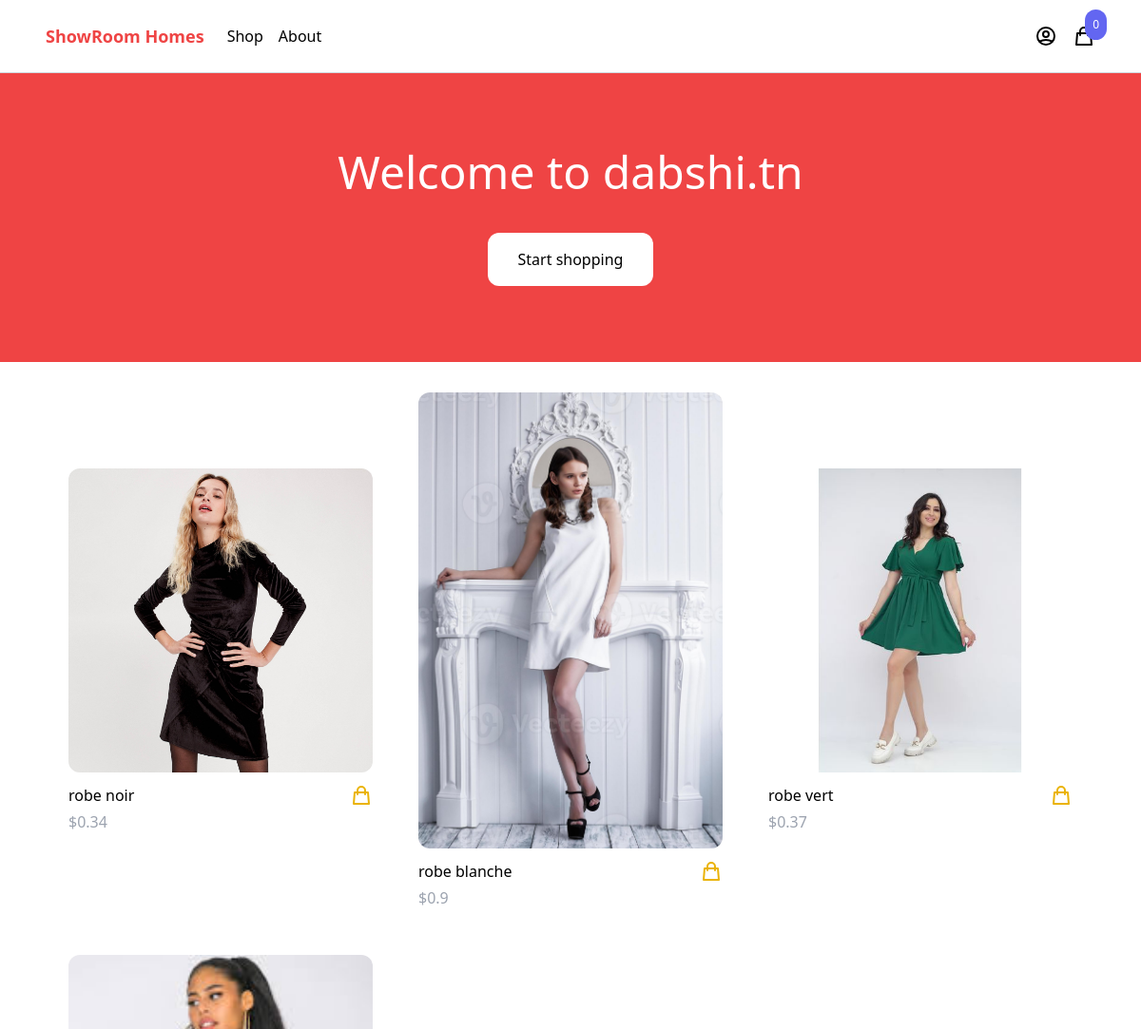
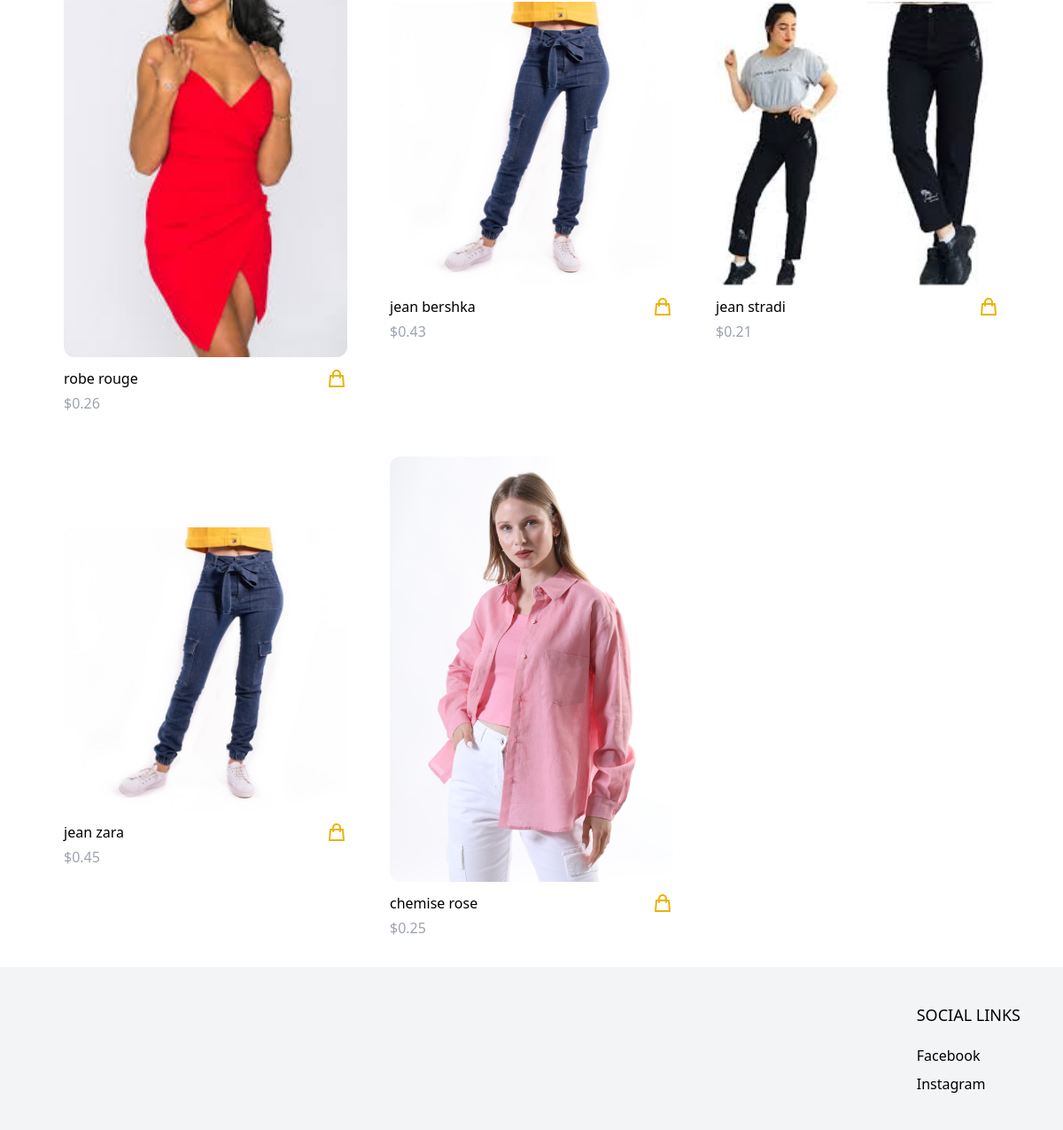
The page / on the database its author committed (2 pictures, top to bottom).
### product/models.py (models this page shows, shortened)
class Product(models.Model):
    category = models.ForeignKey(Category, related_name='products', on_delete=models.CASCADE)
    name = models.CharField(max_length=255)
    slug = models.SlugField()
    description = models.TextField(blank=True, null=True)
    price = models.IntegerField()
    created_at = models.DateTimeField(auto_now_add=True)
    image = models.ImageField(upload_to='uploads/', blank=True, null=True)
    thumbnail = models.ImageField(upload_to='uploads/', blank=True, null=True)
    class Meta:
        ordering = ('-created_at',)
    def get_display_price(self):
        return self.price / 100
    def get_thumbnail(self):
        if self.thumbnail:
            return self.thumbnail.url

### core/views.py (the view)
# urls.py: path('', frontpage, name='frontpage'),
def frontpage(request):
    products = Product.objects.all()[0:8]
    return render(request, 'core/frontpage.html', {'products': products})

### cart/cart.py (called while the page is built)
    def __len__(self):
        return sum(item['quantity'] for item in self.cart.values())

### cart/context_processors.py (called while the page is built)
def cart(request):
    return {'cart': Cart(request)}

### core/templates/core/frontpage.html (shortened to what this page needs)
{% extends 'core/base.html' %}
{% block content %}
<header class="px-6 py-10 lg:py-20 bg-red-500">
    <div class="max-w-3xl mx-auto text-center">
        <p class="mb-2 text-3xl lg:text-5xl text-white">Welcome to dabshi.tn</p>
    <a href="{% url 'shop' %}" class="inline-block px-8 py-4 rounded-xl bg-white text-black-500 hover:bg-gray-200">Start shopping</a>
    </div>
</header>
<div class="max-w-6xl mx-auto py-2 px-6 xl:px-0">
    <div class="products flex items-center flex-wrap">
        {% for product in products %}
            {% include 'product/partials/product_list_item.html' %}
        {% endfor %}
    </div>
</div>
{% endblock %}

### product/templates/product/partials/product_list_item.html
<div class="w-full md:w-1/3 xl:w-1/4 p-6">
    <a href="{% url 'product' product.slug %}">
        <img src="{{ product.get_thumbnail }}" class="w-full rounded-xl hover:shadow-lg">
    </a>
    <div class="pt-3 flex items-center justify-between">
        <a href="{% url 'product' product.slug %}">{{ product.name }}</a>
        <a
            href="#"
            hx-get="{% url 'add_to_cart' product.id %}"
            hx-target="#menu-cart-button"
            hx-swap="outerHTML"
            class="text-yellow-500 hover:text-yellow-800"
        >
            <svg xmlns="http://www.w3.org/2000/svg" class="h-6 w-6" fill="none" viewBox="0 0 24 24" stroke="currentColor">
                <path stroke-linecap="round" stroke-linejoin="round" stroke-width="2" d="M16 11V7a4 4 0 00-8 0v4M5 9h14l1 12H4L5 9z" />
            </svg>
        </a>
    </div>
    <p class="pt-1 text-gray-400">${{ product.get_display_price }}</p>
</div>

### rows shown on the page
Product: get_thumbnail (picture), name "robe noir", get_display_price "0.34"
Product: get_thumbnail (picture), name "robe blanche", get_display_price "0.9"
Product: get_thumbnail (picture), name "robe vert", get_display_price "0.37"
Product: get_thumbnail (picture), name "robe rouge", get_display_price "0.26"
Product: get_thumbnail (picture), name "jean bershka", get_display_price "0.43"
Product: get_thumbnail (picture), name "jean stradi", get_display_price "0.21"
Product: get_thumbnail (picture), name "jean zara", get_display_price "0.45"
Product: get_thumbnail (picture), name "chemise rose", get_display_price "0.25"

### other values the page prints
{{ cart|length }} "0"
